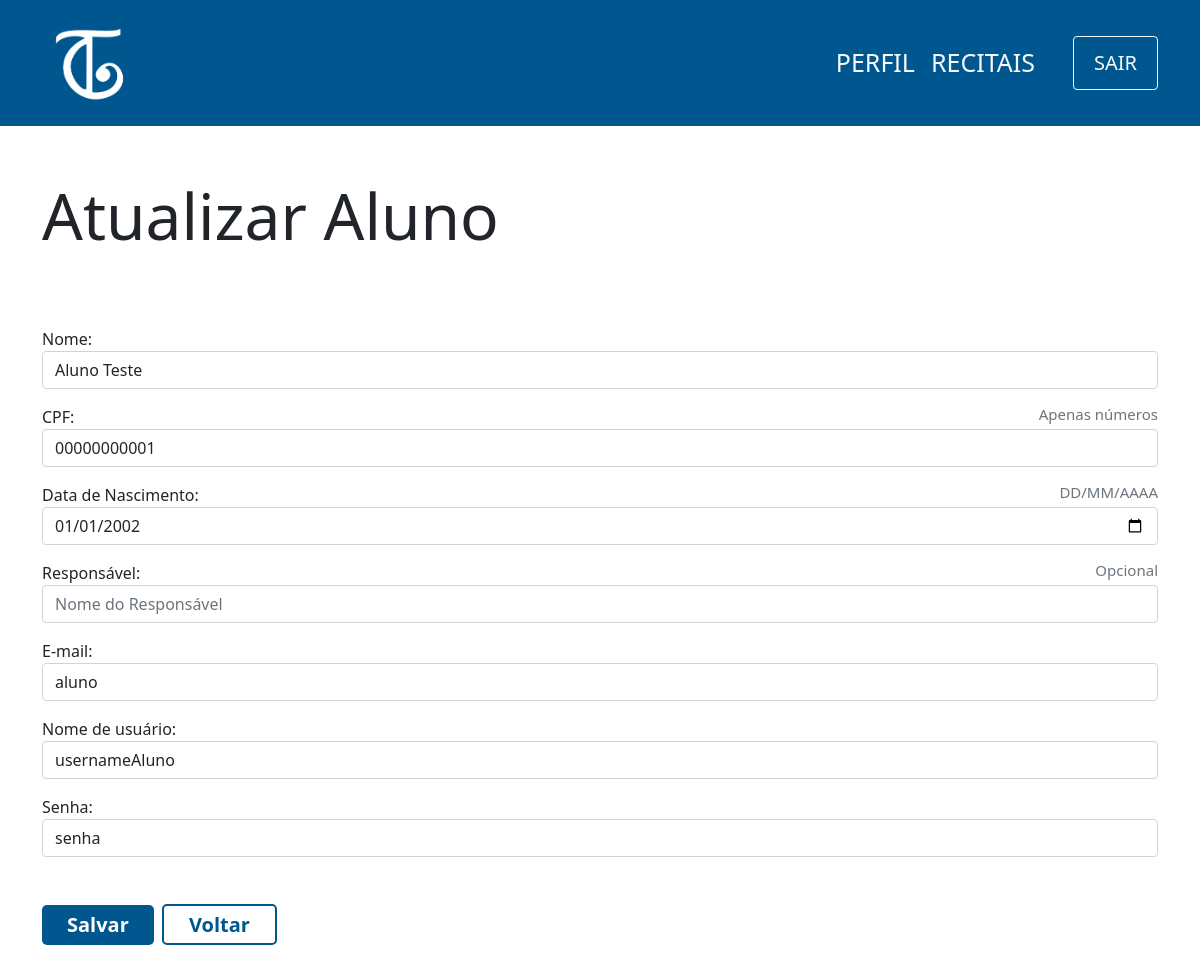
Page /view/aluno/edit.php?id=1 on the earlier database version.
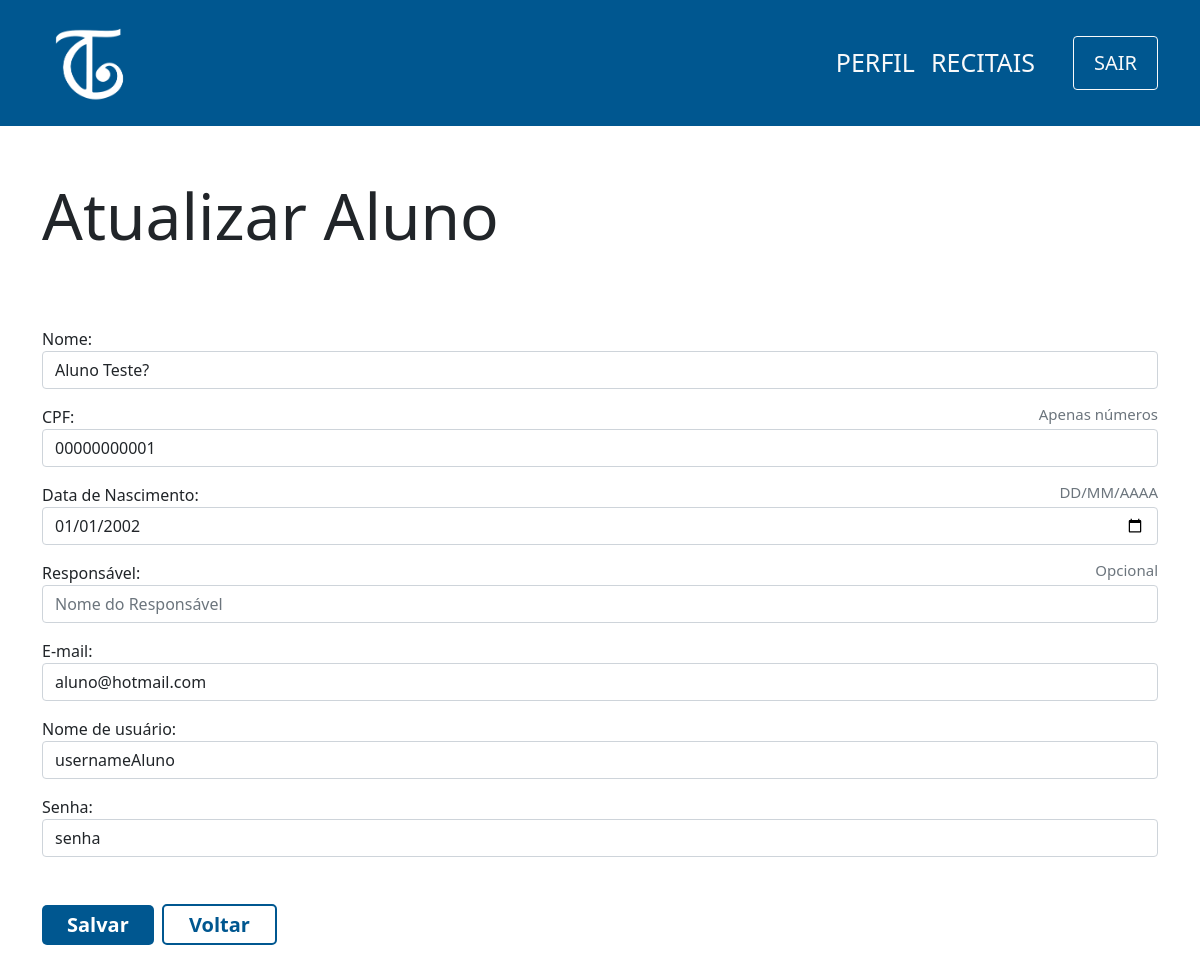
Same page on the later database version.
### tables this page shows
CREATE TABLE aluno(
                id INTEGER PRIMARY KEY,
                cpf varchar(11) not null,
                nome varchar(100) not null,
                username varchar(100) not null,
                responsavel varchar(100),
                data_nasc date not null,
                senha varchar(100) not null,
                email varchar(100) not null                    
            );

### controller/aluno/edit.php (called while the page is built)
<?php
    require '../../db/connection.php';
    if(isset($_GET['id'])){
        $id = $_GET['id'];
        try {
            $sql=$db->prepare('SELECT * FROM aluno WHERE id=:id');
            $sql->bindParam(':id',$id);
            $sql->execute();
            $aluno=$sql->fetch();
        } catch (PDOException $e) {
            echo 'Erro ao executar comando no banco de dados: ' . $e->getMessage();
            exit();
        }
    } else {
        header('Location:../../view/aluno/index.php');
    }
?>

### view/aluno/edit.php (the view, shortened to what this page needs)
<?php
    include '../../layouts/navbar.php';
    include '../../controller/aluno/edit.php';
?>
<div class="container">
    <div class="row mt-5">
        <h1 class="mt-1 display-3">Atualizar Aluno</h1>
        <form class="mt-5" action="../../controller/aluno/update.php" method="POST">
            <?php
            echo '
                <div class="form-group mt-3">
                    <label for="nome">Nome: </label>
                    <input type="text" class="form-control" id="nome" name="nome" value="'.$aluno['nome'].'" required placeholder="Nome do Aluno">
                </div>
                <div class="form-group mt-3">
                <label for="cpf" class="d-flex justify-content-between">
                    <span>CPF:</span>
                    <span class="text-muted display-3" style="font-size:15px;">Apenas números</span>
                    </label>
                    <input type="text" class="form-control" id="cpf" name="cpf" minlength="11" maxlength="11" value="'.$aluno['cpf'].'" required placeholder="00000000000">
                </div>
                <div class="form-group mt-3">
                    <label for="dataNasc" class="d-flex justify-content-between">
                    <span>Data de Nascimento:</span>
                    <span class="text-muted display-3" style="font-size:15px;">DD/MM/AAAA</span>
                    </label>
                    <input type="date" class="form-control" id="dataNasc" name="dataNasc" value="'.$aluno['data_nasc'].'" required>
                </div>
                <div class="form-group mt-3">
                    <label for="responsavel" class="d-flex justify-content-between">
                    <span>Responsável:</span>
                    <span class="text-muted display-3" style="font-size:15px;">Opcional</span>
                    </label>
                    <input type="text" class="form-control" id="responsavel" name="responsavel" value="'.$aluno['responsavel'].'" placeholder="Nome do Responsável">
                </div>
                <div class="form-group mt-3">
                    <label for="email">E-mail:</label>
                    <input type="email" class="form-control" id="email" name="email" value="'.$aluno['email'].'" placeholder="exemplo@email.com">
                </div>
                <div class="form-group mt-3">
                    <label for="username">Nome de usuário:</label>
                    <input type="text" class="form-control" id="username" name="username" value="'.$aluno['username'].'" placeholder="Nome de usuário">
                </div>
                <div class="form-group mt-3">
                    <label for="senha">Senha:</label>
                    <input type="text" class="form-control" id="senha" name="senha" placeholder="Nova Senha" value="'.$aluno['senha'].'" required>
                </div>
                <input type="hidden" class="form-control" id="id" name="id" value="'.$aluno['id'].'">
                <div class=" mt-5 mb-5">
                    <button type="submit" class="btn-principal">Salvar</button>
                    <span class="btn-secundario mx-1">
                        <a href="index.php" style="text-decoration:none;color:#005790">Voltar</a>
                    </span>
                </div>
                ';
            ?>
        </form>
    </div>
</div>

Differences in the rows shown:
changed aluno "usernameAluno": nome "Aluno Teste" → "Aluno Teste?"; email "aluno" → "aluno@hotmail.com"
